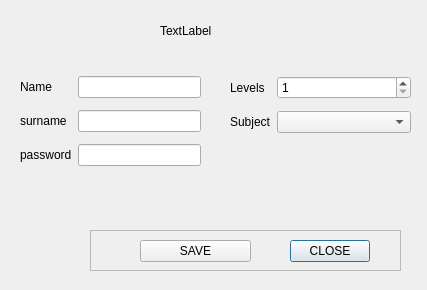
<?xml version="1.0" encoding="UTF-8"?>
<ui version="4.0">
 <class>Dialog_teacher_form</class>
 <widget class="QDialog" name="Dialog_teacher_form">
  <property name="geometry">
   <rect>
    <x>0</x>
    <y>0</y>
    <width>427</width>
    <height>290</height>
   </rect>
  </property>
  <property name="windowTitle">
   <string>Dialog</string>
  </property>
  <widget class="QLabel" name="diag_title">
   <property name="geometry">
    <rect>
     <x>160</x>
     <y>10</y>
     <width>121</width>
     <height>41</height>
    </rect>
   </property>
   <property name="text">
    <string>TextLabel</string>
   </property>
  </widget>
  <widget class="QWidget" name="layoutWidget">
   <property name="geometry">
    <rect>
     <x>20</x>
     <y>70</y>
     <width>181</width>
     <height>121</height>
    </rect>
   </property>
   <layout class="QFormLayout" name="formLayout">
    <property name="verticalSpacing">
     <number>12</number>
    </property>
    <property name="topMargin">
     <number>6</number>
    </property>
    <property name="bottomMargin">
     <number>5</number>
    </property>
    <item row="0" column="0">
     <widget class="QLabel" name="label">
      <property name="text">
       <string>Name</string>
      </property>
     </widget>
    </item>
    <item row="0" column="1">
     <widget class="QLineEdit" name="name_edit">
      <property name="inputMethodHints">
       <set>Qt::ImhNone</set>
      </property>
      <property name="inputMask">
       <string/>
      </property>
      <property name="maxLength">
       <number>28</number>
      </property>
      <property name="frame">
       <bool>true</bool>
      </property>
      <property name="clearButtonEnabled">
       <bool>false</bool>
      </property>
     </widget>
    </item>
    <item row="1" column="0">
     <widget class="QLabel" name="label_2">
      <property name="text">
       <string>surname</string>
      </property>
     </widget>
    </item>
    <item row="1" column="1">
     <widget class="QLineEdit" name="surname_edit"/>
    </item>
    <item row="2" column="0">
     <widget class="QLabel" name="label_4">
      <property name="text">
       <string>password</string>
      </property>
     </widget>
    </item>
    <item row="2" column="1">
     <widget class="QLineEdit" name="passwd_edit"/>
    </item>
   </layout>
  </widget>
  <widget class="QWidget" name="layoutWidget_2">
   <property name="geometry">
    <rect>
     <x>230</x>
     <y>70</y>
     <width>181</width>
     <height>101</height>
    </rect>
   </property>
   <layout class="QFormLayout" name="formLayout_2">
    <property name="verticalSpacing">
     <number>12</number>
    </property>
    <property name="topMargin">
     <number>6</number>
    </property>
    <property name="bottomMargin">
     <number>5</number>
    </property>
    <item row="1" column="1">
     <widget class="QComboBox" name="subjects_combobox"/>
    </item>
    <item row="1" column="0">
     <widget class="QLabel" name="label_3">
      <property name="text">
       <string>Subject</string>
      </property>
     </widget>
    </item>
    <item row="0" column="0">
     <widget class="QLabel" name="label_5">
      <property name="text">
       <string>Levels</string>
      </property>
     </widget>
    </item>
    <item row="0" column="1">
     <widget class="QSpinBox" name="level_edit">
      <property name="minimum">
       <number>1</number>
      </property>
      <property name="maximum">
       <number>3</number>
      </property>
     </widget>
    </item>
   </layout>
  </widget>
  <widget class="QFrame" name="frame">
   <property name="geometry">
    <rect>
     <x>90</x>
     <y>230</y>
     <width>311</width>
     <height>41</height>
    </rect>
   </property>
   <property name="frameShape">
    <enum>QFrame::StyledPanel</enum>
   </property>
   <property name="frameShadow">
    <enum>QFrame::Raised</enum>
   </property>
   <widget class="QPushButton" name="close_diag_btn">
    <property name="geometry">
     <rect>
      <x>200</x>
      <y>10</y>
      <width>80</width>
      <height>22</height>
     </rect>
    </property>
    <property name="styleSheet">
     <string notr="true"/>
    </property>
    <property name="text">
     <string>CLOSE</string>
    </property>
   </widget>
   <widget class="QPushButton" name="save_diag_btn">
    <property name="enabled">
     <bool>true</bool>
    </property>
    <property name="geometry">
     <rect>
      <x>50</x>
      <y>10</y>
      <width>111</width>
      <height>22</height>
     </rect>
    </property>
    <property name="minimumSize">
     <size>
      <width>60</width>
      <height>0</height>
     </size>
    </property>
    <property name="text">
     <string>SAVE</string>
    </property>
   </widget>
  </widget>
 </widget>
 <resources/>
 <connections/>
</ui>
